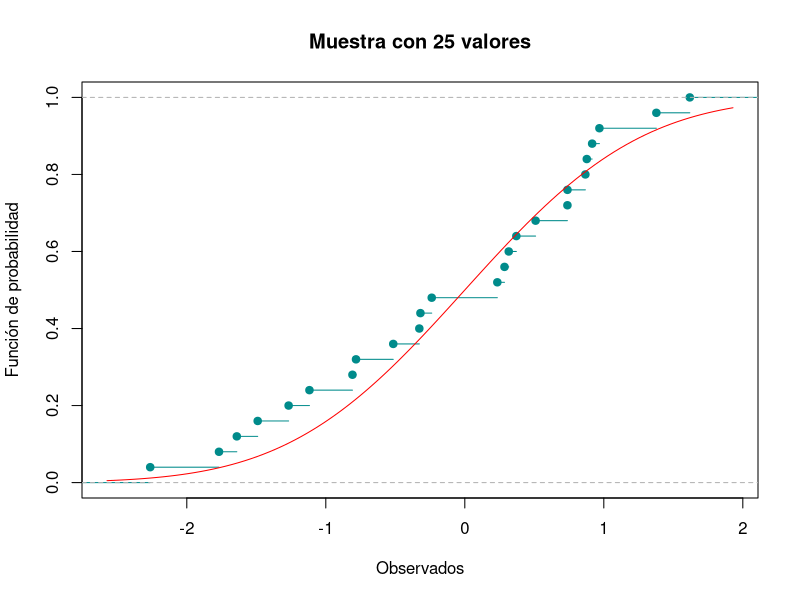

Generate this figure with R:
## ---- chunk 1
knitr::opts_chunk$set(echo = TRUE)
 
## ---- chunk 2
library(nortest)
## ---- chunk 3
Dirty_data=c(0.2513, 0.2566, 0.3459, 0.6379, 2.0505, 1.803, 2.1906,
             1.5299, 0.35005, 0.3128, 1.2726, 2.3674, 2.3214, 2.4373, 0.6548)
Data=sort(Dirty_data)
## ---- chunk 4
Data
## ---- chunk 5
S2<-function(x){
  mean_aux=mean(x)
  n_aux=length(x)
  s2=0
  for (i in x){
    s2=s2+(i-mean_aux)^2
  }
  s2=s2/(n_aux-1)
  return(s2)
}

## ---- chunk 6
mean_est=mean(Data)
S2_est=S2(Data)
n=length(Data)

## ---- chunk 7
mean_est
S2_est
n
## ---- chunk 8
f_emp=ecdf(Data)
f_n=f_emp(Data)
f_r=f_n-(1/n) 
## ---- chunk 9
Z=(Data-mean_est)/sqrt(S2_est)
## ---- chunk 10
Z
## ---- chunk 11
Probas=pnorm(Z)
## ---- chunk 12
Probas
## ---- chunk 13
Di_p=abs(Probas-f_n)
Di_n=abs(Probas-f_r)
## ---- chunk 14
Visual=data.frame(Dirty_data,Data,Z,Probas,Di_p,Di_n)
## ---- chunk 15
Visual
## ---- chunk 16
D_p=max(Di_p)
D_n=max(Di_n)
## ---- chunk 17
D_p
D_n
## ---- chunk 18
Dn=max(D_p,D_n)
## ---- chunk 19
Dn
## ---- chunk 20
conf=0.90
alpha=1-conf
## ---- chunk 21
Est=0.2016
Rechazamos_H0=Dn>Est

## ---- chunk 22
Rechazamos_H0
## ---- chunk 23
p_value=lillie.test(Data)[[2]]

Rechazamos_p_value=p_value<alpha
## ---- chunk 24
p_value
Rechazamos_p_value
## ---- chunk 25
ProbasB=plnorm(Data) 
## ---- chunk 26
ProbasB
## ---- chunk 27
Di_pB=abs(ProbasB-f_n)
Di_nB=abs(ProbasB-f_r)

## ---- chunk 28
D_pB=max(Di_pB)
#Calculamos D-
D_nB=max(Di_nB)
## ---- chunk 29
DnB=max(D_pB,D_nB)
## ---- chunk 30
DnB
## ---- chunk 31
alphaB=0.01
confB=1-alpha
## ---- chunk 32
EstB=0.40420

Rechazamos_H0B=DnB>EstB

## ---- chunk 33
Rechazamos_H0B
## ---- chunk 34
p_valueB=ks.test(Data,plnorm,0,1)[[2]]

Rechazamos_p_valueB=p_valueB<alphaB
## ---- chunk 35
p_valueB
Rechazamos_p_valueB
## ---- chunk 36
intervalos <- c( "Menos de 1 semana","1<= x <2" , "2<= x <3","3<= x <4","4<= x <5","5<= x <6","6<= x <7","7<= x <8","Más de 8 semanas")
oi <- c(64,195,287,241,140,51,25,4,1)

tabla <- data.frame(oi,row.names = intervalos )
tabla

## ---- chunk 37
k=sum(oi)
print(k)
## ---- chunk 38
p=0.25
n=10
## ---- chunk 39
length(oi)

## ---- chunk 40
oi=c(64,195,287,241,140,51,25,4,1)
## ---- chunk 41
Probas_ejercicio4=list()
for (i in 0:8){
  if(i==8){
    Probas_ejercicio4[i+1]=pbinom(i-1,n,p,lower.tail = FALSE)
  }else{
    Probas_ejercicio4[i+1]=dbinom(i,n,p)
  }
}
Probas_ejercicio4=unlist(Probas_ejercicio4)
print(Probas_ejercicio4)

## ---- chunk 42
sum(Probas_ejercicio4)
## ---- chunk 43
ei= Probas_ejercicio4 * k 
print(ei)
## ---- chunk 44
Tabla_ji = data.frame("ci"=0:8, "oi"=oi,"pi"= Probas_ejercicio4,"ei"=ei)
print(Tabla_ji)
## ---- chunk 45
EstJi=0 
for (i in 1:9){
  EstJi=EstJi+(((oi[i]) - (ei[i]))^2)/(ei[i])
}
print(EstJi)
## ---- chunk 46
alpha_ejercicio4=0.01
conf_ejercicio4= 1- alpha_ejercicio4
## ---- chunk 47
v= length(Probas_ejercicio4) -1
print(v)
## ---- chunk 48
valor_critico=qchisq(conf_ejercicio4,df=v,lower.tail = TRUE)
## ---- chunk 49
Rechazamos_H0_p4=EstJi>valor_critico
print(Rechazamos_H0_p4)
## ---- chunk 50
p_value_p4=chisq.test(x=oi,p=Probas_ejercicio4)[[3]]
Rechazamos_p_value_p4=alpha_ejercicio4>p_value_p4
print(Rechazamos_p_value_p4)
## ---- chunk 51
set.seed(2019)
## ---- chunk 52
x_data=rnorm(25,mean=0,sd=1)
print(x_data)
## ---- chunk 53
f_empi=ecdf(x_data)
plot(f_empi, xlab="Observados", ylab="Función de probabilidad", 
     main="Muestra con 25 valores", col="darkcyan")
curve(pnorm(x), add=TRUE, col="red")
## ---- chunk 54
set.seed(2019)
